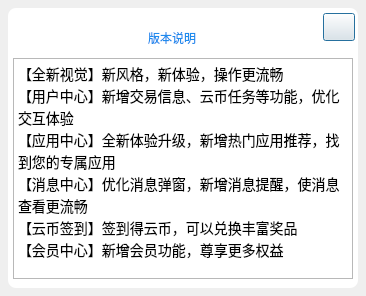
<?xml version="1.0" encoding="UTF-8"?>
<ui version="4.0">
 <class>VerDesWidget</class>
 <widget class="QDialog" name="VerDesWidget">
  <property name="geometry">
   <rect>
    <x>0</x>
    <y>0</y>
    <width>366</width>
    <height>296</height>
   </rect>
  </property>
  <property name="sizePolicy">
   <sizepolicy hsizetype="Fixed" vsizetype="Fixed">
    <horstretch>0</horstretch>
    <verstretch>0</verstretch>
   </sizepolicy>
  </property>
  <property name="minimumSize">
   <size>
    <width>366</width>
    <height>296</height>
   </size>
  </property>
  <property name="maximumSize">
   <size>
    <width>366</width>
    <height>296</height>
   </size>
  </property>
  <property name="windowTitle">
   <string>VerDesWidget</string>
  </property>
  <property name="styleSheet">
   <string notr="true"/>
  </property>
  <layout class="QVBoxLayout" name="verticalLayout">
   <property name="spacing">
    <number>0</number>
   </property>
   <property name="leftMargin">
    <number>8</number>
   </property>
   <property name="topMargin">
    <number>8</number>
   </property>
   <property name="rightMargin">
    <number>8</number>
   </property>
   <property name="bottomMargin">
    <number>8</number>
   </property>
   <item>
    <widget class="QWidget" name="widget" native="true">
     <property name="sizePolicy">
      <sizepolicy hsizetype="Fixed" vsizetype="Fixed">
       <horstretch>0</horstretch>
       <verstretch>0</verstretch>
      </sizepolicy>
     </property>
     <property name="minimumSize">
      <size>
       <width>350</width>
       <height>280</height>
      </size>
     </property>
     <property name="maximumSize">
      <size>
       <width>350</width>
       <height>280</height>
      </size>
     </property>
     <property name="styleSheet">
      <string notr="true">QWidget#widget{background:rgba(255,255,255);
border-radius:8px;}</string>
     </property>
     <widget class="QPushButton" name="closeButton">
      <property name="geometry">
       <rect>
        <x>315</x>
        <y>5</y>
        <width>32</width>
        <height>28</height>
       </rect>
      </property>
      <property name="sizePolicy">
       <sizepolicy hsizetype="Fixed" vsizetype="Fixed">
        <horstretch>0</horstretch>
        <verstretch>0</verstretch>
       </sizepolicy>
      </property>
      <property name="minimumSize">
       <size>
        <width>32</width>
        <height>28</height>
       </size>
      </property>
      <property name="maximumSize">
       <size>
        <width>32</width>
        <height>28</height>
       </size>
      </property>
      <property name="styleSheet">
       <string notr="true">QPushButton{border-image: url(:/ZcloudDesk/image/close.png);}
QPushButton:hover,pressed{border-image: url(:/ZcloudDesk/image/close_sel.png);};</string>
      </property>
      <property name="text">
       <string/>
      </property>
     </widget>
     <widget class="QLabel" name="label">
      <property name="geometry">
       <rect>
        <x>140</x>
        <y>20</y>
        <width>80</width>
        <height>20</height>
       </rect>
      </property>
      <property name="sizePolicy">
       <sizepolicy hsizetype="Fixed" vsizetype="Fixed">
        <horstretch>0</horstretch>
        <verstretch>0</verstretch>
       </sizepolicy>
      </property>
      <property name="minimumSize">
       <size>
        <width>80</width>
        <height>20</height>
       </size>
      </property>
      <property name="maximumSize">
       <size>
        <width>80</width>
        <height>20</height>
       </size>
      </property>
      <property name="styleSheet">
       <string notr="true">font: 18px &quot;微软雅黑&quot;;
color:#1E8BED;</string>
      </property>
      <property name="text">
       <string>版本说明</string>
      </property>
     </widget>
     <widget class="QTextEdit" name="textEdit">
      <property name="geometry">
       <rect>
        <x>5</x>
        <y>50</y>
        <width>340</width>
        <height>221</height>
       </rect>
      </property>
      <property name="sizePolicy">
       <sizepolicy hsizetype="Fixed" vsizetype="Fixed">
        <horstretch>0</horstretch>
        <verstretch>0</verstretch>
       </sizepolicy>
      </property>
      <property name="minimumSize">
       <size>
        <width>340</width>
        <height>0</height>
       </size>
      </property>
      <property name="maximumSize">
       <size>
        <width>340</width>
        <height>16777215</height>
       </size>
      </property>
      <property name="contextMenuPolicy">
       <enum>Qt::NoContextMenu</enum>
      </property>
      <property name="styleSheet">
       <string notr="true">QTextEdit#textEdit{background-color: rgb(255, 255, 255);font:14px &quot;微软雅黑&quot;;color:#333333;border:0px;border-radius:2px;};
QScrollBar::vertical{width:8px;background:rgba(0,0,0,0%);margin:0px,0px,0px,0px;}QScrollBar::handle:vertical{width:8px;background:rgba(0,0,0,25%); border-radius:4px;min-height:20;}QScrollBar::handle:vertical:hover{width:8px;background:rgba(0,0,0,50%); border-radius:4px;min-height:20;}QScrollBar::add-line:vertical{height:9px;width:8px;border-image:url(:/images/a/3.png);subcontrol-position:bottom;}QScrollBar::sub-line:vertical{height:9px;width:8px;border-image:url(:/images/a/1.png);subcontrol-position:top;}QScrollBar::add-page:vertical,QScrollBar::sub-page:vertical{background:rgba(0,0,0,10%);border-radius:4px;};</string>
      </property>
      <property name="frameShape">
       <enum>QFrame::StyledPanel</enum>
      </property>
      <property name="lineWidth">
       <number>0</number>
      </property>
      <property name="horizontalScrollBarPolicy">
       <enum>Qt::ScrollBarAlwaysOff</enum>
      </property>
      <property name="readOnly">
       <bool>true</bool>
      </property>
      <property name="html">
       <string>&lt;!DOCTYPE HTML PUBLIC &quot;-//W3C//DTD HTML 4.0//EN&quot; &quot;http://www.w3.org/TR/REC-html40/strict.dtd&quot;&gt;
&lt;html&gt;&lt;head&gt;&lt;meta name=&quot;qrichtext&quot; content=&quot;1&quot; /&gt;&lt;style type=&quot;text/css&quot;&gt;
p, li { white-space: pre-wrap; }
&lt;/style&gt;&lt;/head&gt;&lt;body style=&quot; font-family:'微软雅黑'; font-size:14px; font-weight:400; font-style:normal;&quot;&gt;
&lt;p style=&quot; margin-top:0px; margin-bottom:0px; margin-left:0px; margin-right:0px; -qt-block-indent:0; text-indent:0px;&quot;&gt;&lt;span style=&quot; font-size:14px;&quot;&gt;【全新视觉】新风格，新体验，操作更流畅&lt;/span&gt;&lt;/p&gt;
&lt;p style=&quot; margin-top:0px; margin-bottom:0px; margin-left:0px; margin-right:0px; -qt-block-indent:0; text-indent:0px;&quot;&gt;&lt;span style=&quot; font-size:14px;&quot;&gt;【用户中心】新增交易信息、云币任务等功能，优化交互体验&lt;/span&gt;&lt;/p&gt;
&lt;p style=&quot; margin-top:0px; margin-bottom:0px; margin-left:0px; margin-right:0px; -qt-block-indent:0; text-indent:0px;&quot;&gt;&lt;span style=&quot; font-size:14px;&quot;&gt;【应用中心】全新体验升级，新增热门应用推荐，找到您的专属应用&lt;/span&gt;&lt;/p&gt;
&lt;p style=&quot; margin-top:0px; margin-bottom:0px; margin-left:0px; margin-right:0px; -qt-block-indent:0; text-indent:0px;&quot;&gt;&lt;span style=&quot; font-size:14px;&quot;&gt;【消息中心】优化消息弹窗，新增消息提醒，使消息查看更流畅&lt;/span&gt;&lt;/p&gt;
&lt;p style=&quot; margin-top:0px; margin-bottom:0px; margin-left:0px; margin-right:0px; -qt-block-indent:0; text-indent:0px;&quot;&gt;&lt;span style=&quot; font-size:14px;&quot;&gt;【云币签到】签到得云币，可以兑换丰富奖品&lt;/span&gt;&lt;/p&gt;
&lt;p style=&quot; margin-top:0px; margin-bottom:0px; margin-left:0px; margin-right:0px; -qt-block-indent:0; text-indent:0px;&quot;&gt;&lt;span style=&quot; font-size:14px;&quot;&gt;【会员中心】新增会员功能，尊享更多权益&lt;/span&gt;&lt;/p&gt;&lt;/body&gt;&lt;/html&gt;</string>
      </property>
      <property name="textInteractionFlags">
       <set>Qt::NoTextInteraction</set>
      </property>
     </widget>
    </widget>
   </item>
  </layout>
 </widget>
 <layoutdefault spacing="6" margin="11"/>
 <resources>
  <include location="ZcloudDesk.qrc"/>
 </resources>
 <connections/>
</ui>
